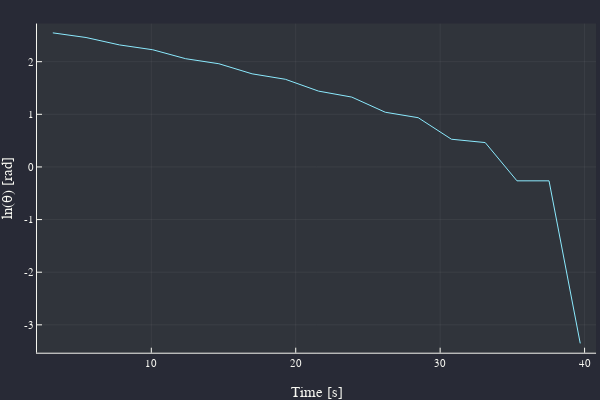

This figure's notebook cell:
### Markdown cell above
#### Gögn 2 hápunktar nema $\log_e$ skali á y-ás

### Code cell
plot(data2[peaks,1], log.(data2[peaks,2]),
xlabel = "Time [s]",
ylabel = "ln(θ) [rad]",
labels = :none)

### Figure 1 — Plotly figure (JSON) as saved in the notebook; plotly's stock layout.template omitted (floating-point values rounded to 4 significant figures)
{"data": [{"colorbar": {"title": ""}, "legendgroup": "", "line": {"color": "rgba(139, 233, 253, 1.000)", "dash": "solid", "shape": "linear", "width": 1}, "mode": "lines", "name": "", "showlegend": false, "type": "scatter", "x": [3.18, 5.48, 7.8, 10.1, 12.38, 14.68, 16.98, 19.28, 21.58, 23.88, 26.2, 28.48, 30.78, 33.12, 35.32, 37.54, 39.7], "xaxis": "x", "y": [2.547, 2.459, 2.318, 2.227, 2.057, 1.961, 1.769, 1.666, 1.441, 1.327, 1.039, 0.9357, 0.5265, 0.4631, -0.264, -0.264, -3.352], "yaxis": "y", "zmax": null, "zmin": null}], "layout": {"annotations": [], "height": 400, "legend": {"bgcolor": "rgba(40, 42, 54, 1.000)", "bordercolor": "rgba(248, 248, 242, 1.000)", "borderwidth": 1, "font": {"color": "rgba(248, 248, 242, 1.000)", "family": "sans-serif", "size": 11}, "title": {"font": {"color": "rgba(248, 248, 242, 1.000)", "family": "sans-serif", "size": 15}, "text": ""}, "tracegroupgap": 0, "traceorder": "normal", "x": 1, "xanchor": "auto", "y": 1, "yanchor": "auto"}, "margin": {"b": 20, "l": 0, "r": 0, "t": 20}, "paper_bgcolor": "rgba(40, 42, 54, 1.000)", "plot_bgcolor": "rgba(48, 52, 59, 1.000)", "showlegend": true, "width": 600, "xaxis": {"anchor": "y", "domain": [0.06165, 0.9934], "gridcolor": "rgba(248, 248, 242, 0.100)", "gridwidth": 0.5, "linecolor": "rgba(248, 248, 242, 1.000)", "mirror": false, "range": [2.084, 40.8], "showgrid": true, "showline": true, "showticklabels": true, "tickangle": 0, "tickcolor": "rgb(248, 248, 242)", "tickfont": {"color": "rgba(248, 248, 242, 1.000)", "family": "sans-serif", "size": 11}, "tickmode": "array", "ticks": "inside", "ticktext": ["10", "20", "30", "40"], "tickvals": [10, 20, 30, 40], "title": "Time [s]", "titlefont": {"color": "rgba(248, 248, 242, 1.000)", "family": "sans-serif", "size": 15}, "type": "-", "visible": true, "zeroline": false, "zerolinecolor": "rgba(248, 248, 242, 1.000)"}, "yaxis": {"anchor": "x", "domain": [0.07581, 0.9902], "gridcolor": "rgba(248, 248, 242, 0.100)", "gridwidth": 0.5, "linecolor": "rgba(248, 248, 242, 1.000)", "mirror": false, "range": [-3.529, 2.724], "showgrid": true, "showline": true, "showticklabels": true, "tickangle": 0, "tickcolor": "rgb(248, 248, 242)", "tickfont": {"color": "rgba(248, 248, 242, 1.000)", "family": "sans-serif", "size": 11}, "tickmode": "array", "ticks": "inside", "ticktext": ["-3", "-2", "-1", "0", "1", "2"], "tickvals": [-3, -2, -1, 0, 1, 2], "title": "ln(θ) [rad]", "titlefont": {"color": "rgba(248, 248, 242, 1.000)", "family": "sans-serif", "size": 15}, "type": "-", "visible": true, "zeroline": false, "zerolinecolor": "rgba(248, 248, 242, 1.000)"}}}
